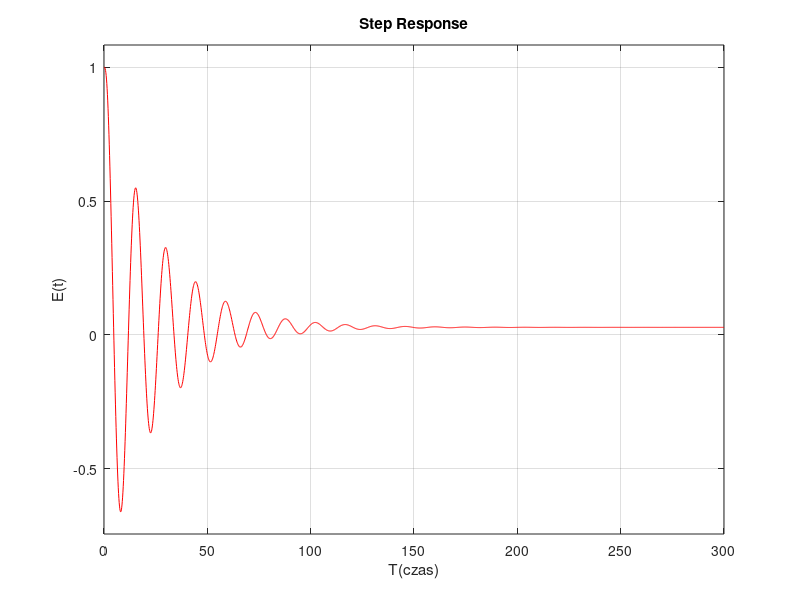
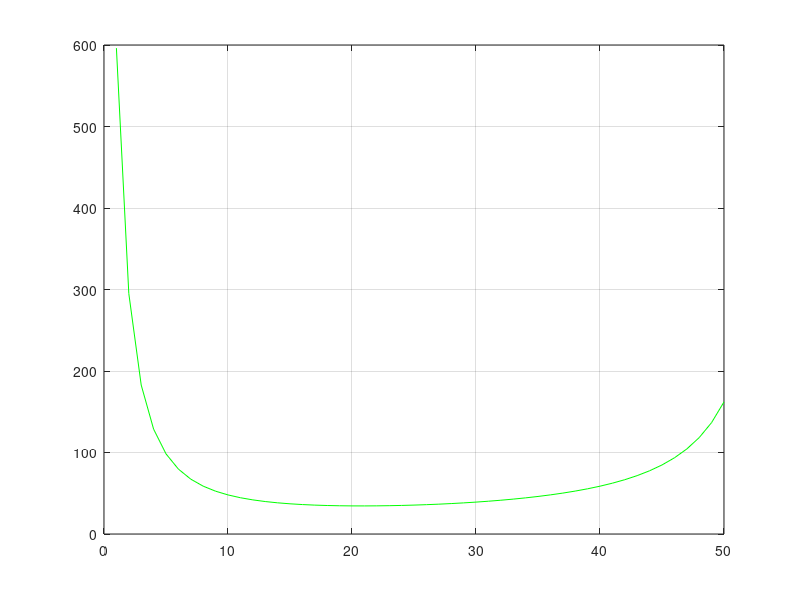
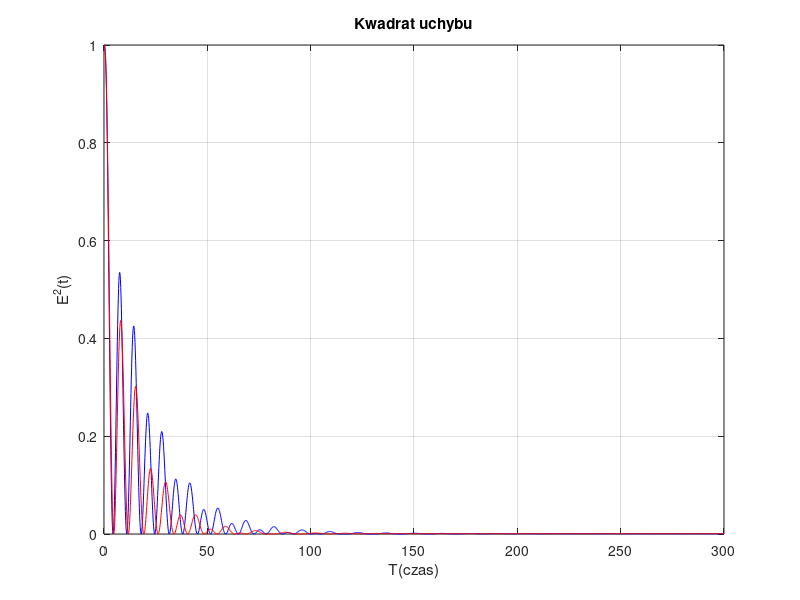

Source code (MATLAB) for these figures, in order:
clear all;
close all;
 
t=[0:0.15:300];
 
a=1;
b=1;
c=1;
d=-100;
s = tf('s');
T_1 = 1;
T_2 = 4;
T_3 = 39;
 
 
 
    for k = 1:50
        Ke = ((T_1*s+1)*(T_2*s+1)*(T_3*s+1))/((T_1*s+1)*(T_2*s+1)*(T_3*s+1)+k);
        e = step(Ke,t);
        q_k(k) = sum(e.^2);    
    end
 
 
figure(1);
k=40;
 Ke = ((T_1*s+1)*(T_2*s+1)*(T_3*s+1))/((T_1*s+1)*(T_2*s+1)*(T_3*s+1)+k);
e_2 = (step(Ke,t)).^2;    
%plot(t,e_2,'r');
hold on;
step(Ke,t, 'b');
k=34.4559;
Ke = ((T_1*s+1)*(T_2*s+1)*(T_3*s+1))/((T_1*s+1)*(T_2*s+1)*(T_3*s+1)+k);
step(Ke,t, 'r');
xlabel('T(czas)');
ylabel('E(t)');
hold on;
grid on;
 
figure(2);
k=[1:1:50];
plot(k,q_k(k), 'g');
xMin=14.02;
hold on;
grid on;
 
figure(3);
k=40;
Ke = ((T_1*s+1)*(T_2*s+1)*(T_3*s+1))/((T_1*s+1)*(T_2*s+1)*(T_3*s+1)+k);
e_2 = (step(Ke,t)).^2;  
plot(t,e_2,'b');
k=34.4559;
hold on;
grid on;
Ke = ((T_1*s+1)*(T_2*s+1)*(T_3*s+1))/((T_1*s+1)*(T_2*s+1)*(T_3*s+1)+k);
e_2 = (step(Ke,t)).^2;  
plot(t,e_2,'r');
xlabel('T(czas)');
ylabel('E^2(t)');
title('Kwadrat uchybu')
hold on;
grid on;